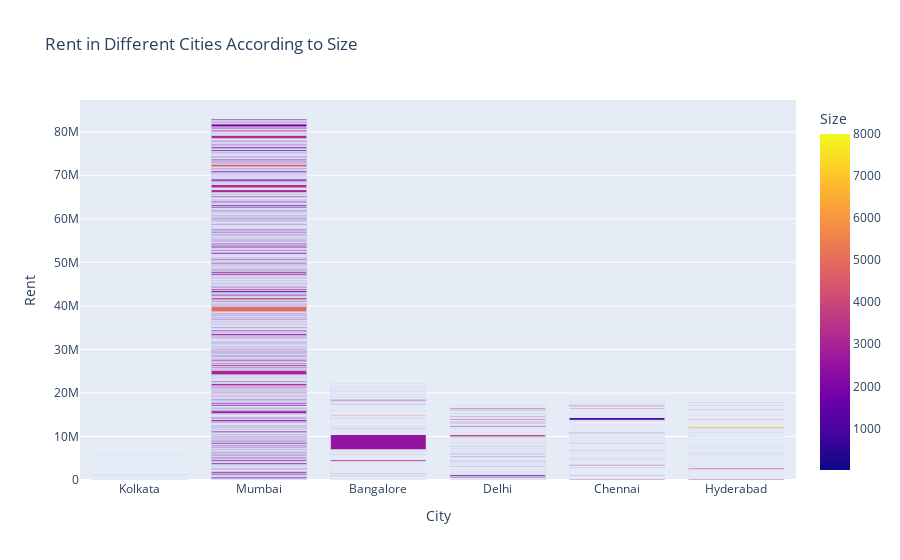

Notebook source saved alongside this figure:
### Code cell
figure = px.bar(data, x = data["City"],
               y = data["Rent"],
               color = data["Size"],
               title = "Rent in Different Cities According to Size")
figure.show()

### Figure 1 — Plotly figure (JSON) as saved in the notebook; plotly's stock layout.template omitted (floating-point values rounded to 4 significant figures; data arrays with more than 128 entries replaced by an {"elided": "..."} marker saying what was removed)
{"data": [{"alignmentgroup": "True", "hovertemplate": "City=%{x}<br>Rent=%{y}<br>Size=%{marker.color}<extra></extra>", "legendgroup": "", "marker": {"color": {"elided": "4746 int values"}, "coloraxis": "coloraxis", "pattern": {"shape": ""}}, "name": "", "offsetgroup": "", "orientation": "v", "showlegend": false, "textposition": "auto", "type": "bar", "x": {"elided": "4746 str values"}, "xaxis": "x", "y": {"elided": "4746 int values"}, "yaxis": "y"}], "layout": {"autosize": true, "barmode": "relative", "coloraxis": {"colorbar": {"title": {"text": "Size"}}, "colorscale": [[0, "#0d0887"], [0.1111, "#46039f"], [0.2222, "#7201a8"], [0.3333, "#9c179e"], [0.4444, "#bd3786"], [0.5556, "#d8576b"], [0.6667, "#ed7953"], [0.7778, "#fb9f3a"], [0.8889, "#fdca26"], [1, "#f0f921"]]}, "legend": {"tracegroupgap": 0}, "title": {"text": "Rent in Different Cities According to Size"}, "xaxis": {"anchor": "y", "autorange": true, "domain": [0, 1], "range": [-0.5, 5.5], "title": {"text": "City"}, "type": "category"}, "yaxis": {"anchor": "x", "autorange": true, "domain": [0, 1], "range": [0, 87300000.0], "title": {"text": "Rent"}, "type": "linear"}}}
